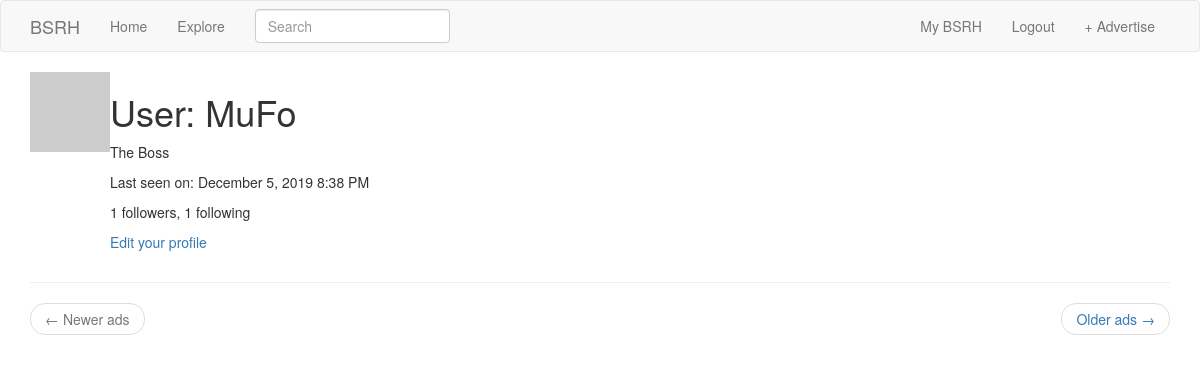
The app's page /user/MuFo (signed in), older data.
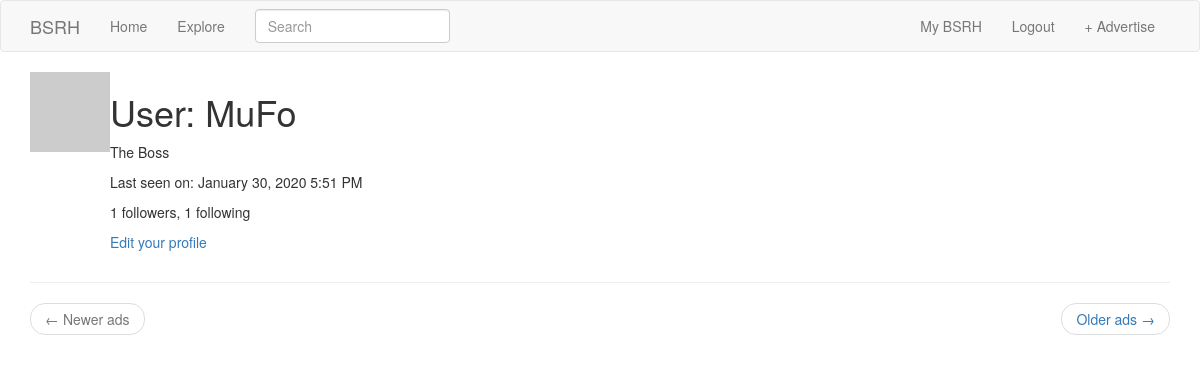
The same page, newer data.
### app/models.py (models this page shows, shortened)
class User(UserMixin, db.Model):
    id = db.Column(db.Integer, primary_key=True)
    username = db.Column(db.String(64), index=True, unique=True)
    email = db.Column(db.String(120), index=True, unique=True)
    password_hash = db.Column(db.String(128))
    ads = db.relationship('Ad', backref='author', lazy='dynamic')
    about_me = db.Column(db.String(140))
    last_seen = db.Column(db.DateTime, default=datetime.utcnow)
    followed = db.relationship(
        'User', secondary=followers,
        primaryjoin=(followers.c.follower_id == id),
        secondaryjoin=(followers.c.followed_id == id),
        backref=db.backref('followers', lazy='dynamic'), lazy='dynamic')
    def avatar(self, size):
        digest = md5(self.email.lower().encode('utf-8')).hexdigest()
        return 'https://www.gravatar.com/avatar/{}?d=identicon&s={}'.format(digest, size)

### app/main/routes.py (the view)
@bp.route('/user/<username>')
@login_required
def user(username):
    user = User.query.filter_by(username=username).first_or_404()
    page = request.args.get('page', 1, type=int)
    ads = user.ads.order_by(Ad.timestamp.desc()).paginate(page, current_app.config['ADS_PER_PAGE'], False)
    next_url = url_for('main.user', username=user.username, page=ads.next_num) \
        if ads.has_next else None
    prev_url = url_for('main.user', username=user.username, page=ads.prev_num) \
        if ads.has_prev else None
    return render_template('user.html', user=user, ads=ads.items,
                           next_url=next_url, prev_url=prev_url)

### app/main/forms.py
class SearchForm(FlaskForm):
    q = StringField(_l('Search'), validators=[DataRequired()])
    def __init__(self, *args, **kwargs):
        if 'formdata' not in kwargs:
            kwargs['formdata'] = request.args
        if 'csrf_enabled' not in kwargs:
            kwargs['csrf_enabled'] = False
        super(SearchForm, self).__init__(*args, **kwargs)

### app/main/routes.py (called while the page is built)
@bp.before_request
def before_request():
    if current_user.is_authenticated:
        current_user.last_seen = datetime.utcnow()
    g.locale = str(get_locale())

@bp.before_app_request
def before_request():
    if current_user.is_authenticated:
        current_user.last_seen = datetime.utcnow()
        db.session.commit()
        g.search_form = SearchForm()
    g.locale = str(get_locale())

### app/models.py (called while the page is built)
@login.user_loader
def load_user(id):
    return User.query.get(int(id))

    @classmethod
    def before_commit(cls, session):
        session._changes = {
            'add': list(session.new),
            'update': list(session.dirty),
            'delete': list(session.deleted)
        }

    @classmethod
    def after_commit(cls, session):
        for obj in session._changes['add']:
            if isinstance(obj, SearchableMixin):
                add_to_index(obj.__tablename__, obj)
        for obj in session._changes['update']:
            if isinstance(obj, SearchableMixin):
                add_to_index(obj.__tablename__, obj)
        for obj in session._changes['delete']:
            if isinstance(obj, SearchableMixin):
                remove_from_index(obj.__tablename__, obj)   # Error
        session._changes = None

### app/templates/user.html
{% extends "base.html" %}
{% block app_content %}
    <table>
        <tr valign="top">
            <td><img src="{{ user.avatar(128) }}"></td>
            <td>
                <h1>{{ _('User') }}: {{ user.username }}</h1>
                {% if user.about_me %}
                    <p>
                        {{ user.about_me }}
                    </p>
                {% endif %}
                {% if user.last_seen %}
                    <p>{{ _('Last seen on') }}: {{ moment(user.last_seen).format('LLL') }}</p>
                {% endif %}
                <p>
                    {{ _('%(count)d followers', count=user.followers.count()) }},
                    {{ _('%(count)d following', count=user.followed.count()) }}
                </p>
                {% if user == current_user %}
                    <p><a href="{{ url_for('main.edit_profile') }}">{{ _('Edit your profile') }}</a></p>
                {% elif not current_user.is_following(user) %}
                    <p><a href="{{ url_for('main.follow', username=user.username) }}">{{ _('Follow') }}</a></p>
                {% else %}
                    <p><a href="{{ url_for('main.unfollow', username=user.username) }}">{{ _('Unfollow') }}</a></p>
                {% endif %}
            </td>
        </tr>
    </table>
    <hr>
    <nav aria-label="...">
        <ul class="pager">
            <li class="previous{% if not prev_url %} disabled{% endif %}">
                <a href="{{ prev_url or '#' }}">
                    <span aria-hidden="true">&larr;</span> {{ _('Newer ads') }}
                </a>
            </li>
            <li class="next{% if not next_url %} disabled{% endif %}">
                <a href="{{ next_url or '#' }}">
                    {{ _('Older ads') }} <span aria-hidden="true">&rarr;</span>
                </a>
            </li>
        </ul>
    </nav>
{% endblock %}

### app/templates/base.html (shortened to what this page needs)
{% extends 'bootstrap/base.html' %}
{% block styles %}
    {{super()}}
    <link rel="stylesheet" href="{{url_for('static', filename='styles/style.css')}}">
{% endblock %}
{% block navbar %}
    <nav class="navbar navbar-default justify-content-between">
        <div class="container text-center">
            <div class="navbar-header">
                    <a class="navbar-brand" href="{{ url_for('main.index') }}">BSRH</a>
            </div>
            <div class="collapse navbar-collapse" id="bs-example-navbar-collapse-1">
                <ul class="nav navbar-nav">
                    <li><a href="{{ url_for('main.index') }}">{{ _('Home') }}</a></li>
                    <li><a href="{{ url_for('main.explore') }}">{{ _('Explore') }}</a></li>
                </ul>
                {% if g.search_form %}
                <form class="navbar-form navbar-left" method="get"
                        action="{{ url_for('main.search') }}">
                    <div class="form-group">
                        {{ g.search_form.q(size=20, class='form-control',
                            placeholder=g.search_form.q.label.text) }}
                    </div>
                </form>
                {% endif %}
                <ul class="nav navbar-nav navbar-right">
                    {% if current_user.is_anonymous %}
                    <li><a href="{{ url_for('auth.login') }}">{{ _('Login') }}</a></li>
                    {% else %}
                    <li><a href="{{ url_for('main.user', username=current_user.username) }}">{{ _('My') }} BSRH</a></li>
                    <li><a href="{{ url_for('auth.logout') }}">{{ _('Logout') }}</a></li>
                    {% endif %}
                    <li><a href="{{ url_for('main.new_ad') }}">+ {{ _('Advertise') }}</a></li>
                </ul>
            </div>
        </div>
    </nav>
{% endblock %}
{% block content %}
    <div class="container">
        {% block app_content %}{% endblock %}
    </div>
{% endblock %}

Row changes from the older to the newer data that the page shows:
changed User "MuFo": last_seen "December 5, 2019 8:38 PM" → "January 30, 2020 5:51 PM"
